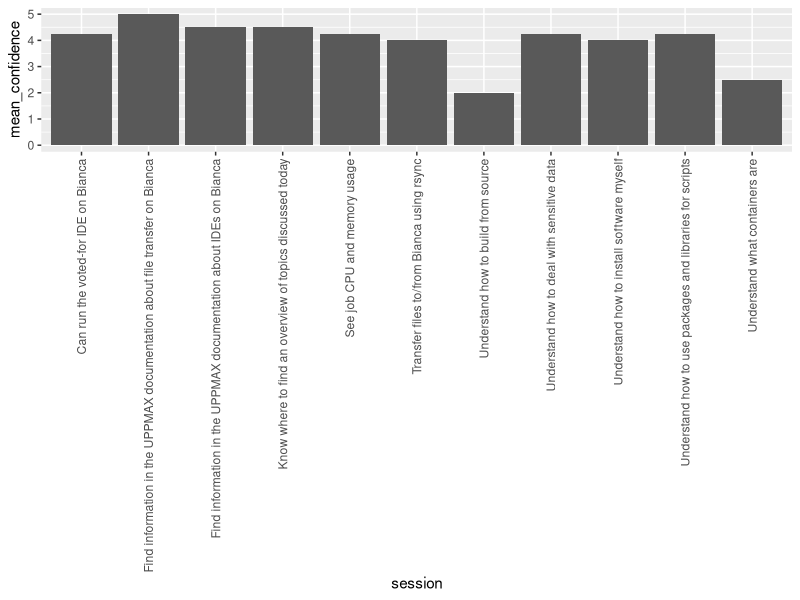

Reproduce this figure in R.
#!/bin/env Rscript
raw_table <- readr::read_csv(
  "20240524.csv"
  )

remove_irrevant_cols <- function(t) {
  t$Tidstämpel <- NULL
  t$`In the course, what should we keep doing?` <- NULL
  t$`In the course, which section(s) scheduled enough time for exercises?` <- NULL
  t$`In the course, what should we improve?` <- NULL
  t$`Are there any other comments on the course?` <- NULL
  names(t) <- stringr::str_extract(names(t), pattern = "\\[.*\\]")
  names(t) <- stringr::str_sub(names(t), start = 2, end = -2)
  t 
}

google_forms_table <- remove_irrevant_cols(t = raw_table)
table_with_rowname <- t(google_forms_table)

# No rownames
table <- tibble::tibble(matrix(nrow = nrow(table_with_rowname), ncol = 5))
table[ , 1] <- rownames(table_with_rowname)
table[ , 2:5] <- table_with_rowname[ , 1:4]
names(table) <- c("session", paste0("learner_", 1:4))
table

tidy_table <- tidyr::pivot_longer(table, cols = 2:5)

confidence_per_topic <- dplyr::summarise(
  dplyr::group_by(tidy_table, session), 
  mean_confidence = mean(value)
)
confidence_per_topic
ggplot2::ggplot(
  data = confidence_per_topic,
  mapping = ggplot2::aes(x = session, y = mean_confidence)
) + ggplot2::geom_col() + 
  ggplot2::scale_y_continuous(limits = c(0, 5)) +
  ggplot2::theme(axis.text.x = ggplot2::element_text(angle = 90, vjust = 0.5, hjust=1))

ggplot2::ggsave("mean_confidence_per_session.png", height = 7)
